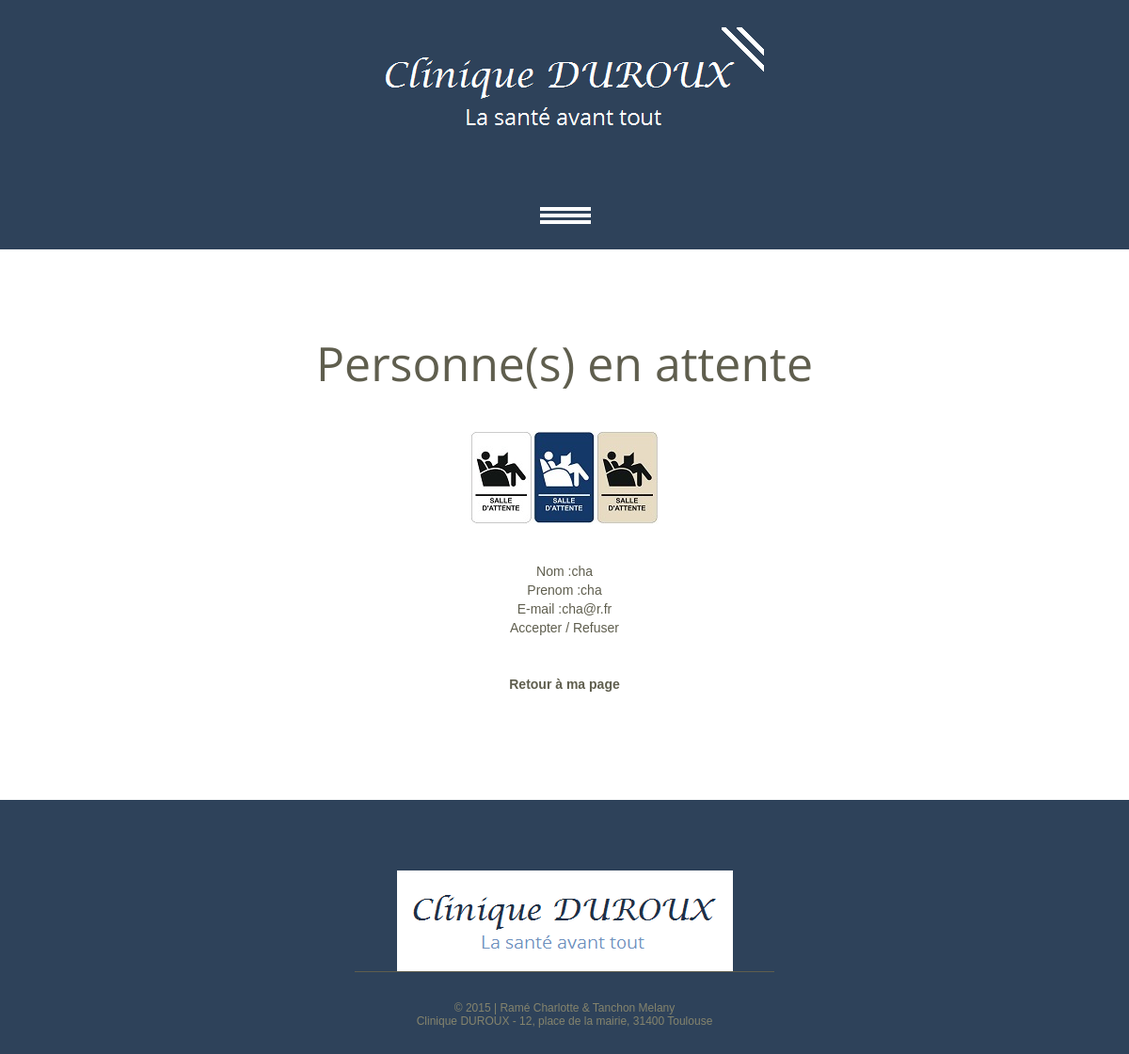
Page /gestionNouveauxInscrits.php on the earlier database version.
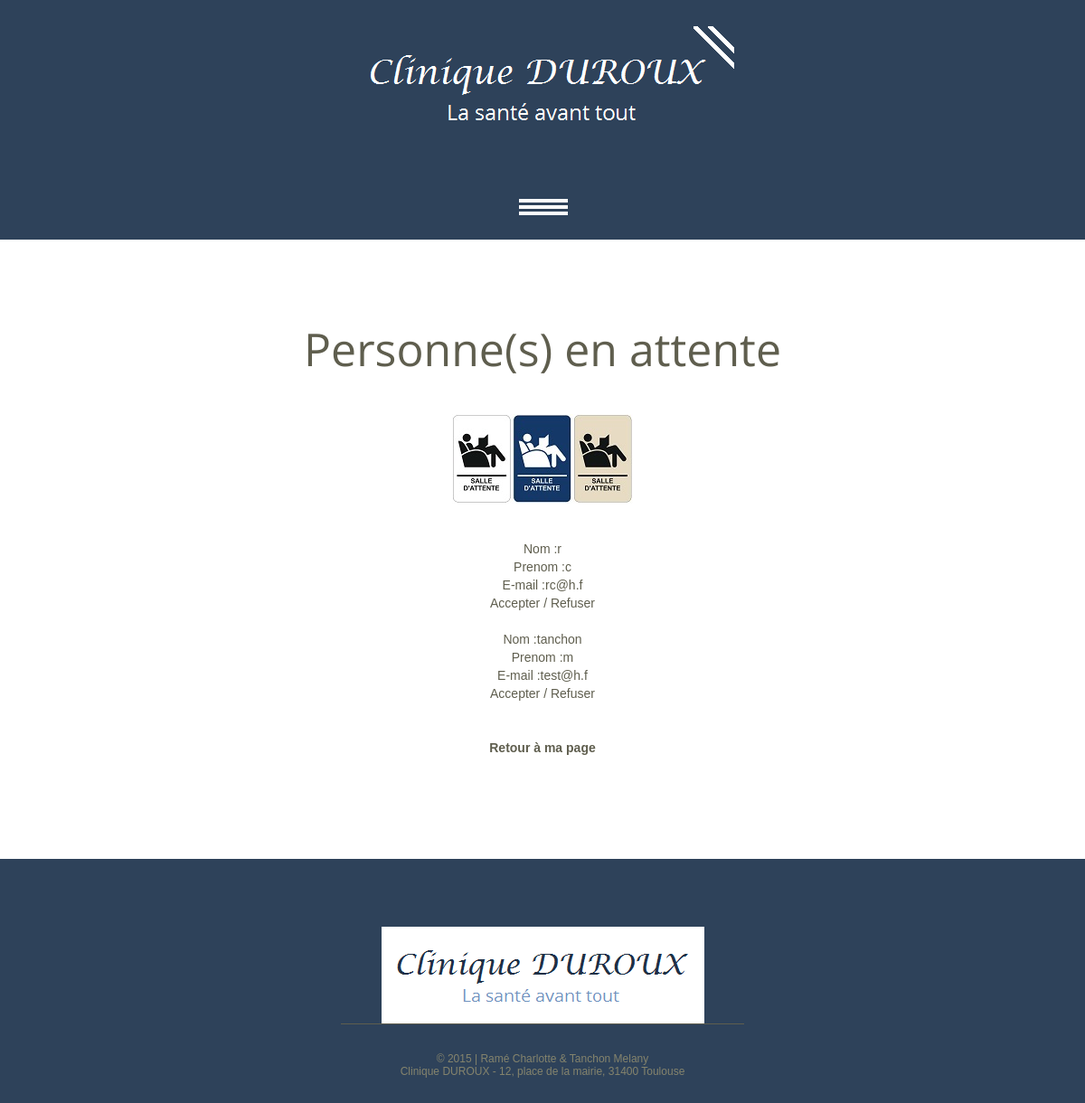
Same page on the later database version.
### tables this page shows
CREATE TABLE IF NOT EXISTS `medecin` (
  `idMedecin` int(11) NOT NULL AUTO_INCREMENT,
  `nom` varchar(30) NOT NULL,
  `prenom` varchar(30) NOT NULL,
  `mail` varchar(50) NOT NULL,
  `pwd` varchar(30) NOT NULL,
  `accepte` tinyint(1) NOT NULL DEFAULT '0',
  `idSpe` int(11) NOT NULL,
  `idQuestionnaire` tinyint(1) NOT NULL,
  `administrateur` tinyint(4) NOT NULL,
  PRIMARY KEY (`idMedecin`),
  KEY `idMedecin` (`idMedecin`)
);

### gestionNouveauxInscrits.php (the view, shortened to what this page needs)
<!DOCTYPE html>
<html lang="en">
     <head>
     <link rel="stylesheet" href="css/style.css">
     </head>
     <body  class="">
<?php include("headerDeconnexion.php") ?>
<div class="content"><div class="ic"></div>
  <div class="container_12">
      <div class="grid_12">
      <h3 class="head2">Personne(s) en attente</h3>
	  <center><img src="images/attente.jpg" alt="" align = center><span></span><br><br><br></center>
    </div>
					<div id="content">
					<center>
						<?php
						$connexion = mysqli_connect("localhost", "root", "e8EfXCjXDNpVvRaB");
						mysqli_select_db($connexion, 'clinique');
						$resMed = mysqli_query($connexion, "SELECT * FROM medecin");
						while($tabMed = mysqli_fetch_array($resMed, MYSQLI_BOTH)){
							if($tabMed['accepte']==0){
								echo 'Nom :';
								echo $tabMed['nom']."<br>";
								echo 'Prenom :';
								echo $tabMed['prenom']."<br>";
								echo 'E-mail :';
								echo $tabMed['mail'];
								echo '<a href="gestionNouveauxInscrits.php?action=accepter&idMedecin='.$tabMed['idMedecin'].'"><br>Accepter / </a>';
								echo '<a href="gestionNouveauxInscrits.php?action=refuser&idMedecin='.$tabMed['idMedecin'].'">Refuser</a>';
								echo '<br><br>';
							}
						}
					echo '<br>';
					if($_SESSION['quest']==1){
					echo '<a href="pageMembreAdminAvecQuestionnaire.php"><b>Retour à ma page</b></a>';}
					else{echo '<a href="pageMembreAdminSansQuestionnaire.php"><b>Retour à ma page</b></a>';}
						?>
					</center>
		</div>
	</div>
</div>
<?php include("footerDeconnexion.php"); ?>
</body>
</html>

### headerDeconnexion.php (shortened to what this page needs)
 <header>
  <div class="container_12">
   <div class="grid_12">
    <h1><a href="index.php"><img src="images/logo.png" alt="Boo House"></a> </h1>
    <div class="menu_block">
    <nav id="bt-menu" class="bt-menu">
        <a href="#" class="bt-menu-trigger"><span>Connexion</span></a>
      </nav>
</div>
          </div>
      </div>
</header>

### footerDeconnexion.php
<footer>
  <div class="container_12">
    <div class="grid_6 prefix_3">
      <img src="images/f_logo.png" alt=""><span></span>
      <div class="copy">
      &copy; 2015 | <a href="index-1.php">Ramé Charlotte & Tanchon Melany</a>  <br> Clinique DUROUX - 12, place de la mairie, 31400 Toulouse
      </div>
    </div>
  </div>
</footer>

### css/style.css (style rules this page uses)
html { width: 100%; }
* { -webkit-text-size-adjust: none; }
body { font: 14px/20px Arial, Helvetica, sans-serif; color:#5f5e4e; background-color: #2E425A; position:relative; min-width:960px; }
h1, h2, h3, h4, h5, h6 { font-weight: normal; font-family: 'Open Sans', sans-serif ; color: #2E425A; }
h3 { font-size: 50px; line-height: 50px; color: #5f5e4e; padding-top: 98px; margin-bottom: 49px; }
h3.head2 { text-align: center; padding-top: 96px; margin-bottom: 47px; }
img { max-width: 100%; }
a { text-decoration: none; color: inherit; outline: none; transition: 0.5s ease; -o-transition: 0.5s ease; -webkit-transition: 0.5s ease; }
header { display: block; position: relative; z-index: 999; padding: 29px 0 21px; }
h1 { float: none; z-index: 999; font-size: 0; text-align: center; line-height: 0; margin-bottom: 58px; }
h1 a { display: inline-block; overflow: hidden; width: 424px; height: 126px; text-indent: -999px; transition: 0s ease; -o-transition: 0s ease; -webkit-transition: 0s ease; }
h1 a img { display: block; }
.content { background-color: #fff; padding-bottom: 113px; }
footer { padding: 75px 0 70px; display: block; color: #85846d; font-size: 12px; line-height: 14px; text-align: center; }
.copy { padding-top: 31px; margin: 0 7px; border-top: 1px solid #5f5e4e; }

### css/grid.css (style rules this page uses)
body { min-width: 960px; }
.container_12 { margin-left: auto; margin-right: auto; width: 960px; }
.grid_1, .grid_2, .grid_3, .grid_4, .grid_5, .grid_6, .grid_7, .grid_8, .grid_9, .grid_10, .grid_11, .grid_12 { display: inline; float: left; margin-left: 10px; margin-right: 10px; }
.container_12 .grid_6 { width: 460px; }
.container_12 .grid_12 { width: 940px; }
.container_12 .prefix_3 { padding-left: 240px; }
.clearfix:before, .clearfix:after, .container_12:before, .container_12:after { content: '.'; display: block; overflow: hidden; visibility: hidden; font-size: 0; line-height: 0; width: 0; height: 0; }
.clearfix:after, .container_12:after { clear: both; }
.clearfix, .container_12 { zoom: 1; }

### css/menu.css (style rules this page uses)
.menu_block { height: 31px; position: relative; overflow: hidden; padding-left: 67px; }
.bt-menu { position: relative; top: 0; left: 0; width: 100%; height: 0; border-width: 0px; border-style: solid; border-color: #333; background-color: rgba(0,0,0,0); -webkit-backface-visibility: hidden; -webkit-transition: border-width 0.3s, background-color 0.3s, height 0s 0.3s; transition: border-width 0.3s, background-color 0.3s, height 0s 0.3s; }
.bt-menu-trigger { position: absolute; top: 0; left: 50%; z-index: 100; display: block; margin-left: -60px; width: 54px; height: 31px; cursor: pointer; }
.bt-menu-trigger span { position: absolute; top: 50%; left: 0; display: block; width: 100%; height: 4px; margin-top: -2px; background-color: #fff; font-size: 0px; transition: 0.5s ease; -o-transition: 0.5s ease; -webkit-transition: 0.5s ease; -webkit-touch-callout: none; -webkit-user-select: none; -khtml-user-select: none; -moz-user-select: none; -ms-user-select: none; user-select: none; }
.bt-menu-trigger span:before, .bt-menu-trigger span:after { position: absolute; left: 0; width: 100%; height: 100%; background: #fff; content: ''; transition: 0.5s ease; -o-transition: 0.5s ease; -webkit-transition: 0.5s ease; }
.bt-menu-trigger span:before { -webkit-transform: translateY(-175%); transform: translateY(-175%); }
.bt-menu-trigger span:after { -webkit-transform: translateY(175%); transform: translateY(175%); }

Differences in the rows shown:
no longer on this page (row edited): medecin: nom "cha", prenom "cha", mail "cha@r.fr"
added medecin: nom "r", prenom "c", mail "rc@h.f"
added medecin: nom "tanchon", prenom "m", mail "test@h.f"
